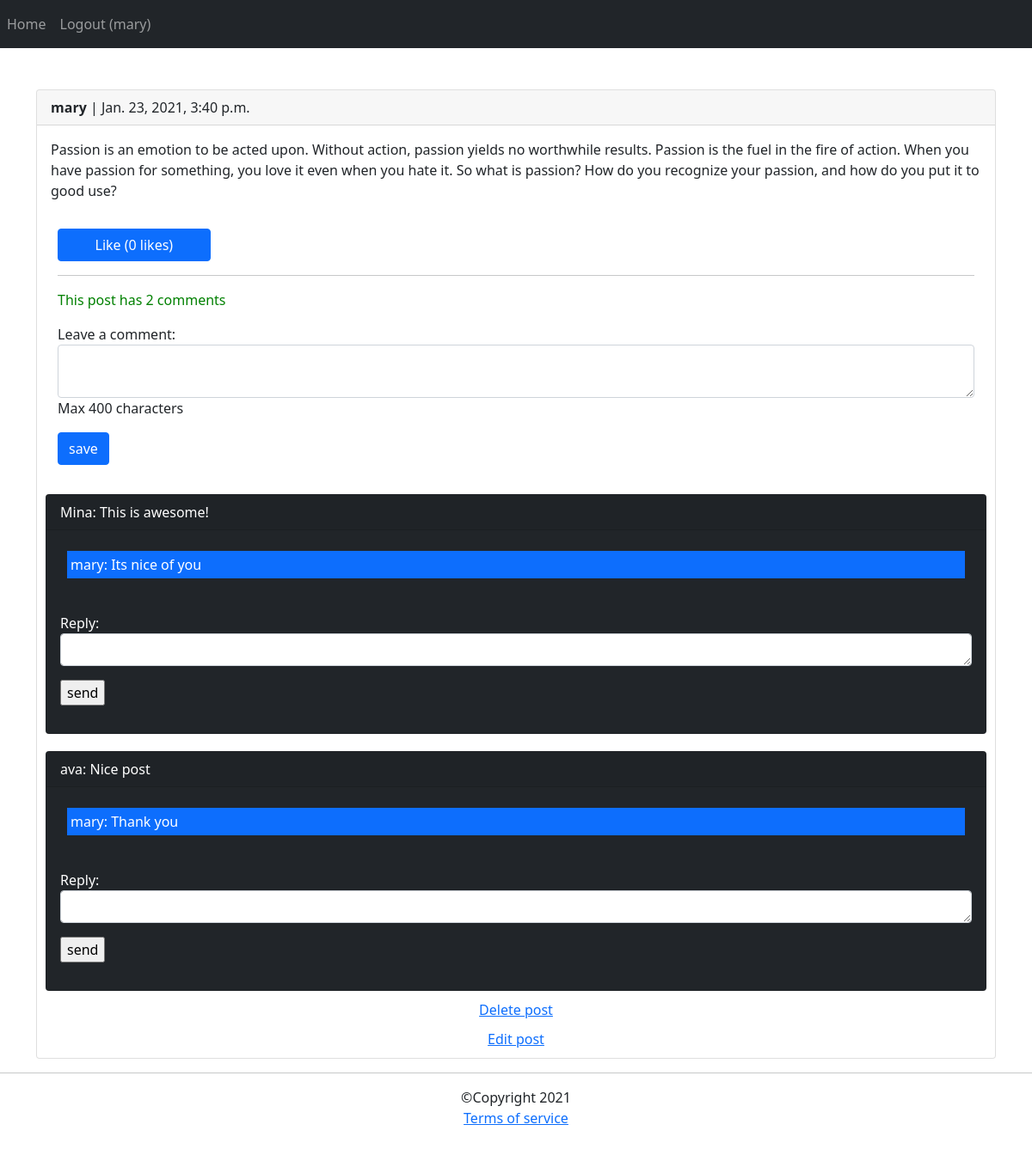
The page /2021/1/23/passion-is-an-emotion-to-be-acted-upon (signed in) on the database its author committed.
### posts/models.py (models this page shows, shortened)
class Post(models.Model):
    user = models.ForeignKey(User, on_delete=models.CASCADE)
    body = models.TextField(max_length=500)
    slug = models.SlugField(max_length=200)
    created = models.DateTimeField(auto_now_add=True)
    def likes_count(self):
        return self.pvote.count()
    def user_can_like(self, user):
        user_likes = user.uvote.all()
        qs = user_likes.filter(post=self)
        if qs.exists():
            return True
        return False

class Comment(models.Model):
    user = models.ForeignKey(User, on_delete=models.CASCADE, related_name='ucomment')
    post = models.ForeignKey(Post, on_delete=models.CASCADE, related_name='pcomment')
    reply = models.ForeignKey('self', on_delete=models.CASCADE, null=True, blank=True, related_name='rcomment')
    is_reply = models.BooleanField(default=False)
    body = models.TextField(max_length=400)
    created = models.DateTimeField(auto_now_add=True)
    class Meta:
        ordering = ('-created', )

### posts/views.py (the view)
# urls.py: path('<int:year>/<int:month>/<int:day>/<slug:slug>', views.post_detail, name='post_detail'),
def post_detail(request, year, month, day, slug):
    post = get_object_or_404(Post, created__year=year, created__month=month, created__day=day, slug=slug)
    comments = Comment.objects.filter(post=post, is_reply=False)
    reply_form = AddReplyForm()
    can_like = False
    if request.user.is_authenticated:
        if post.user_can_like(request.user):
            can_like = True
    if request.method == 'POST':
        form = AddCommentForm(request.POST)
        if form.is_valid():
            new_cm = form.save(commit=False)
            new_cm.post = post
            new_cm.user = request.user
            new_cm.save()
            messages.success(request,'Your comment was sent successfully', 'success')
            form = AddCommentForm()
    else:
        form = AddCommentForm()
    return render(request, 'posts/post_detail.html', {'post': post, 'comments': comments, 'form': form, 'reply_form': reply_form, 'can_like': can_like})

### posts/forms.py
class AddCommentForm(forms.ModelForm):
    class Meta:
        model = Comment
        fields = ('body', )
        widgets = {
            'body': forms.Textarea(attrs={'rows': 2, 'class': 'form-control'}),
        }
        error_messages = {
            'body': {
                'required': 'این فیلد الزامی است',
            }
        }
        help_texts = {
            'body': 'Max 400 characters',
        }
        labels = {
            'body': 'Leave a comment',
        }

class AddReplyForm(forms.ModelForm):
    class Meta:
        model = Comment
        fields = ('body', )
        widgets = {
            'body': forms.Textarea(attrs={'rows': 1, 'class': 'form-control'}),
        }
        error_messages = {
            'body': {
                'required': 'این فیلد الزامی است',
            }
        }
        labels = {
            'body': 'Reply',
        }

### posts/templates/posts/post_detail.html (shortened to what this page needs)
{% extends 'base.html' %}
{% block content %}
<div class="card">
    <p class="card-header"><b> {{ post.user }} </b>| {{ post.created }} </p>
    <p class="card-body">{{ post.body }} </p>
    <div class="container">
    {% if request.user.is_authenticated %}
    <a href="{% url 'posts:post_like' post.id %}" class="btn btn-primary col-sm-2 {% if can_like %}disabled{% endif %}">Like ({{ post.likes_count }} likes)</a>
    {% endif %}
        <hr/>
    {% with total=comments.count %}
    <p style="color:green">This post has {{ total }} comment{{ total|pluralize }}</p>
    {% endwith %}
    </div>
    {% if request.user.is_authenticated %}
    <div class="container">
    <form method="post" class="col-md-12" novalidate>
        {{ form.as_p }}
        <input type="submit" value="save" class="btn btn-primary">
    </form>
        <br/>
        {% else %}
        <p style="color:red" class="text-center">Only logged in users can leave comments!</p>
        {% endif %}
    </div>
    {% for comment in comments %}
    <div class="card bg-dark text-white" style="margin:10px">
    <p class="card-header">
        {{ comment.user }}:
        {{ comment.body }}
        {% for reply in comment.rcomment.all %}
        <p class="bg-primary text-white p-1 m-4" >{{ reply.user }}: {{ reply.body }}</p>
        {% endfor %}
        {% if request.user.is_authenticated %}
        <div class="card-body">
            <form action="{% url 'posts:add_reply' post.id comment.id %}" method="post">
                {{ reply_form.as_p }}
                <input type="submit" value="send">
            </form>
        </div>
        {% endif %}
    </p>
    </div>
    {%  endfor %}
    {% if request.user.is_authenticated and request.user.id == post.user.id %}
    <a href="{% url 'posts:post_delete' post.user.id post.id %}" class="text-center">Delete post</a>
    <a href="{% url 'posts:post_edit' post.user.id post.id %}" class="text-center" style="margin:10px">Edit post</a>
    {% endif %}
</div>
{% endblock %}

### templates/inc/navbar.html
<nav class="navbar navbar-expand-lg navbar-dark bg-dark">
  <div class="navbar-nav">
    <a class="nav-item nav-link" href="{% url 'posts:all_posts' %}">Home</a>
    {% if request.user.is_authenticated %}
        <a class="nav-item nav-link" href="{% url 'account:logout' %}">Logout ({{ request.user }})</a>
    {% else %}
    <a class="nav-item nav-link" href="{% url 'account:login' %}">Login</a>
    <a class="nav-item nav-link" href="{% url 'account:phone_login' %}">Phone Login</a>
    <a class="nav-item nav-link" href="{% url 'account:register' %}">Register</a>
    {% endif %}
  </div>
</nav>

### rows shown on the page
Post: user "mary", created "Jan. 23, 2021, 3:40 p.m.", body "Passion is an emotion to be acted upon. Without action, passion yields no worthwhile results. Passion is the fuel in the fire of action. When you have passion for something, you love it even when you hate it. So what is passion? How do you recognize your passion, and how do you put it to good use?", likes_count "0"
Comment: user "Mina", body "This is awesome!"
Comment: user "mary", body "Its nice of you"
Comment: user "ava", body "Nice post"
Comment: user "mary", body "Thank you"

### other values the page prints
{{ request.user }} "mary"
{{ total }} "2"
